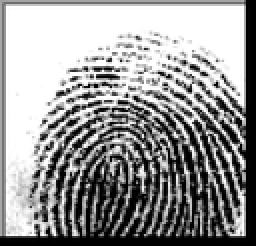
#> input picture data_selected/109__F_Right_index_finger.tiff, 128 x 123 px, shrunk from 388 x 374 before the run (shown 2 times larger); its folder holds 4 pictures in this run
$ python save_metadata.py
#> lines starting #> are read from the running program, lines starting #| are printed output that depends on the picture
### utils/fingerprint_pipeline.py
import cv2 as cv
from glob import glob
import os
import json
import numpy as np
from utils.poincare import calculate_singularities
from utils.segmentation import create_segmented_and_variance_images
from utils.normalization import normalize
from utils.gabor_filter import gabor_filter
from utils.frequency import ridge_freq
from utils import orientation
from utils.crossing_number import calculate_minutiaes
# from tqdm import tqdm
from utils.skeletonize import skeletonize
from utils.matching_fingerprint import load_minutiae_from_json, fingerprint_matching_ransac


def fingerprint_pipline(input_img):
    block_size = 16

    # pipe line picture re https://www.cse.iitk.ac.in/users/biometrics/pages/111.JPG
    # normalization -> orientation -> frequency -> mask -> filtering

    # normalization - removes the effects of sensor noise and finger pressure differences.
    normalized_img = normalize(input_img.copy(), float(100), float(100))

    # color threshold
    # threshold_img = normalized_img
    # _, threshold_im = cv.threshold(normalized_img,127,255,cv.THRESH_OTSU)
    # cv.imshow('color_threshold', normalized_img); cv.waitKeyEx()

    # ROI and normalisation
    (segmented_img, normim, mask) = create_segmented_and_variance_images(normalized_img, block_size, 0.2)

    # orientations
    angles = orientation.calculate_angles(normalized_img, W=block_size, smoth=False)
    orientation_img = orientation.visualize_angles(segmented_img, mask, angles, W=block_size)

    # find the overall frequency of ridges in Wavelet Domain
    freq = ridge_freq(normim, mask, angles, block_size, kernel_size=5, minWaveLength=5, maxWaveLength=15)

    # create gabor filter and do the actual filtering
    gabor_img = gabor_filter(normim, angles, freq)

    # thinning oor skeletonize
    thin_image = skeletonize(gabor_img)

    # minutias
    minutias, minutiae_list  = calculate_minutiaes(thin_image)

    # [11 lines of commented-out code are left out]
    minutiae_dict = [{"x": m[0], "y": m[1], "type": m[2]} for m in minutiae_list]
    return minutiae_dict


# [28 lines that do not run on import are left out]


    # [22 lines of commented-out code are left out]

### utils/normalization.py
"""
Normalization is used to standardize the intensity values in an image by adjusting the range of
gray level values so that they extend in a desired range of values and improve the contrast of the
image. The main goal of normalization is to reduce the variance of the gray level value along the
ridges to facilitate subsequent processing steps
"""
from math import sqrt
import numpy as np


def normalize_pixel(x, v0, v, m, m0):
    """
    From Handbook of Fingerprint Recognition pg 133
    Normalize job used by Hong, Wan and Jain(1998)
    similar to https://pdfs.semanticscholar.org/6e86/1d0b58bdf7e2e2bb0ecbf274cee6974fe13f.pdf equation 21
    :param x: pixel value
    :param v0: desired variance
    :param v: global image variance
    :param m: global image mean
    :param m0: desired mean
    :return: normilized pixel
    """
    dev_coeff = sqrt((v0 * ((x - m)**2)) / v)
    return m0 + dev_coeff if x > m else m0 - dev_coeff

def normalize(im, m0, v0):
    m = np.mean(im)
    v = np.std(im) ** 2
    (y, x) = im.shape
    normilize_image = im.copy()
    for i in range(x):
        for j in range(y):
            normilize_image[j, i] = normalize_pixel(im[j, i], v0, v, m, m0)

    return normilize_image

### utils/segmentation.py
"""
In order to eliminate the edges of the image and areas that are too noisy, segmentation is
necessary. It is based on the calculation of the variance of gray levels. For this purpose, the image
is divided into sub-blocks of (W × W) size’s and for each block the variance.
Then, the root of the variance of each block is compared with a threshold T, if the value obtained
is lower than the threshold, then the corresponding block is considered as the background of the
image and will be excluded by the subsequent processing.

The selected threshold value is T = 0.2 and the selected block size is W = 16

This step makes it possible to reduce the size of the useful part of the image and subsequently to
optimize the extraction phase of the biometric data.
"""
import numpy as np
import cv2 as cv


def normalise(img):
    return (img - np.mean(img))/(np.std(img))


def create_segmented_and_variance_images(im, w, threshold=.2):
    """
    Returns mask identifying the ROI. Calculates the standard deviation in each image block and threshold the ROI
    It also normalises the intesity values of
    the image so that the ridge regions have zero mean, unit standard
    deviation.
    :param im: Image
    :param w: size of the block
    :param threshold: std threshold
    :return: segmented_image
    """
    (y, x) = im.shape
    threshold = np.std(im)*threshold

    image_variance = np.zeros(im.shape)
    segmented_image = im.copy()
    mask = np.ones_like(im)

    for i in range(0, x, w):
        for j in range(0, y, w):
            box = [i, j, min(i + w, x), min(j + w, y)]
            block_stddev = np.std(im[box[1]:box[3], box[0]:box[2]])
            image_variance[box[1]:box[3], box[0]:box[2]] = block_stddev

    # apply threshold
    mask[image_variance < threshold] = 0

    # smooth mask with a open/close morphological filter
    kernel = cv.getStructuringElement(cv.MORPH_ELLIPSE,(w*2, w*2))
    mask = cv.morphologyEx(mask, cv.MORPH_OPEN, kernel)
    mask = cv.morphologyEx(mask, cv.MORPH_CLOSE, kernel)

    # normalize segmented image
    segmented_image *= mask
    im = normalise(im)
    mean_val = np.mean(im[mask==0])
    std_val = np.std(im[mask==0])
    norm_img = (im - mean_val)/(std_val)

    return segmented_image, norm_img, mask

### utils/orientation.py
import math
import numpy as np
import cv2 as cv


def calculate_angles(im, W, smoth=False):
    """
    anisotropy orientation estimate, based on equations 5 from:
    https://pdfs.semanticscholar.org/6e86/1d0b58bdf7e2e2bb0ecbf274cee6974fe13f.pdf
    :param im:
    :param W: int width of the ridge
    :return: array
    """
    j1 = lambda x, y: 2 * x * y
    j2 = lambda x, y: x ** 2 - y ** 2
    j3 = lambda x, y: x ** 2 + y ** 2

    (y, x) = im.shape

    sobelOperator = [[-1, 0, 1], [-2, 0, 2], [-1, 0, 1]]
    ySobel = np.array(sobelOperator).astype(int)
    xSobel = np.transpose(ySobel).astype(int)

    result = [[] for i in range(1, y, W)]

    Gx_ = cv.filter2D(im/125,-1, ySobel)*125
    Gy_ = cv.filter2D(im/125,-1, xSobel)*125

    for j in range(1, y, W):
        for i in range(1, x, W):
            nominator = 0
            denominator = 0
            for l in range(j, min(j + W, y - 1)):
                for k in range(i, min(i + W , x - 1)):
                    Gx = round(Gx_[l, k])  # horizontal gradients at l, k
                    Gy = round(Gy_[l, k])  # vertial gradients at l, k
                    nominator += j1(Gx, Gy)
                    denominator += j2(Gx, Gy)

            # nominator = round(np.sum(Gy_[j:min(j + W, y - 1), i:min(i + W , x - 1)]))
            # denominator = round(np.sum(Gx_[j:min(j + W, y - 1), i:min(i + W , x - 1)]))
            if nominator or denominator:
                angle = (math.pi + math.atan2(nominator, denominator)) / 2
                orientation = np.pi/2 + math.atan2(nominator,denominator)/2
                result[int((j-1) // W)].append(angle)
            else:
                result[int((j-1) // W)].append(0)

            # segment image
            # focus_img = im[j:min(j + W, y - 1), i:min(i + W , x - 1)]
            # segmentator = -1 if segmentator/W*W < np.max(focus_img)*

    result = np.array(result)

    if smoth:
        result = smooth_angles(result)

    return result


def gauss(x, y):
    ssigma = 1.0
    return (1 / (2 * math.pi * ssigma)) * math.exp(-(x * x + y * y) / (2 * ssigma))


# [30 lines left out: functions kernel_from_function, smooth_angles, not called in this run]


def get_line_ends(i, j, W, tang):
    if -1 <= tang and tang <= 1:
        begin = (i, int((-W/2) * tang + j + W/2))
        end = (i + W, int((W/2) * tang + j + W/2))
    else:
        begin = (int(i + W/2 + W/(2 * tang)), j + W//2)
        end = (int(i + W/2 - W/(2 * tang)), j - W//2)
    return (begin, end)


def visualize_angles(im, mask, angles, W):
    (y, x) = im.shape
    result = cv.cvtColor(np.zeros(im.shape, np.uint8), cv.COLOR_GRAY2RGB)
    mask_threshold = (W-1)**2
    for i in range(1, x, W):
        for j in range(1, y, W):
            radian = np.sum(mask[j - 1:j + W, i-1:i+W])
            if radian > mask_threshold:
                tang = math.tan(angles[(j - 1) // W][(i - 1) // W])
                (begin, end) = get_line_ends(i, j, W, tang)
                cv.line(result, begin, end, color=150)

    cv.resize(result, im.shape, result)
    return result

### utils/gabor_filter.py
"""
The principle of gabor filtering is to modify the value of the pixels of an image, generally in order to
improve its appearance. In practice, it is a matter of creating a new image using the pixel values
of the original image, in order to select in the Fourier domain the set of frequencies that make up
the region to be detected. The filter used is the Gabor filter with even symmetry and oriented at 0 degrees.

The resulting image will be the spatial convolution of the original (normalized) image and one of
the base filters in the direction and local frequency from the two directional and frequency maps
https://airccj.org/CSCP/vol7/csit76809.pdf pg.91
"""

import numpy as np
import scipy
def gabor_filter(im, orient, freq, kx=0.65, ky=0.65):
    """
    Gabor filter is a linear filter used for edge detection. Gabor filter can be viewed as a sinusoidal plane of
    particular frequency and orientation, modulated by a Gaussian envelope.
    :param im:
    :param orient:
    :param freq:
    :param kx:
    :param ky:
    :return:
    """
    angleInc = 3
    im = np.double(im)
    rows, cols = im.shape
    return_img = np.zeros((rows,cols))

    # Round the array of frequencies to the nearest 0.01 to reduce the
    # number of distinct frequencies we have to deal with.
    freq_1d = freq.flatten()
    frequency_ind = np.array(np.where(freq_1d>0))
    non_zero_elems_in_freq = freq_1d[frequency_ind]
    non_zero_elems_in_freq = np.double(np.round((non_zero_elems_in_freq*100)))/100
    unfreq = np.unique(non_zero_elems_in_freq)

    # Generate filters corresponding to these distinct frequencies and
    # orientations in 'angleInc' increments.
    sigma_x = 1/unfreq*kx
    sigma_y = 1/unfreq*ky
    block_size = np.round(3*np.max([sigma_x,sigma_y])).astype(int)
    array = np.linspace(-block_size,block_size,(2*block_size + 1))
    x, y = np.meshgrid(array, array)

    # gabor filter equation
    reffilter = np.exp(-(((np.power(x,2))/(sigma_x*sigma_x) + (np.power(y,2))/(sigma_y*sigma_y)))) * np.cos(2*np.pi*unfreq[0]*x)
    filt_rows, filt_cols = reffilter.shape
    gabor_filter = np.array(np.zeros((180//angleInc, filt_rows, filt_cols)))

    # Generate rotated versions of the filter.
    for degree in range(0,180//angleInc):
        rot_filt = scipy.ndimage.rotate(reffilter,-(degree*angleInc + 90),reshape = False)
        gabor_filter[degree] = rot_filt

    # Convert orientation matrix values from radians to an index value that corresponds to round(degrees/angleInc)
    maxorientindex = np.round(180/angleInc)
    orientindex = np.round(orient/np.pi*180/angleInc)
    for i in range(0,rows//16):
        for j in range(0,cols//16):
            if(orientindex[i][j] < 1):
                orientindex[i][j] = orientindex[i][j] + maxorientindex
            if(orientindex[i][j] > maxorientindex):
                orientindex[i][j] = orientindex[i][j] - maxorientindex

    # Find indices of matrix points greater than maxsze from the image boundary
    block_size = int(block_size)
    valid_row, valid_col = np.where(freq>0)
    finalind = \
        np.where((valid_row>block_size) & (valid_row<rows - block_size) & (valid_col>block_size) & (valid_col<cols - block_size))

    for k in range(0, np.shape(finalind)[1]):
        r = valid_row[finalind[0][k]]; c = valid_col[finalind[0][k]]
        img_block = im[r-block_size:r+block_size + 1][:,c-block_size:c+block_size + 1]
        return_img[r][c] = np.sum(img_block * gabor_filter[int(orientindex[r//16][c//16]) - 1])

    gabor_img = 255 - np.array((return_img < 0)*255).astype(np.uint8)

    return gabor_img

### utils/frequency.py
import numpy as np
import math
import scipy.ndimage


def frequest(im, orientim, kernel_size, minWaveLength, maxWaveLength):
    """
    Based on https://pdfs.semanticscholar.org/ca0d/a7c552877e30e1c5d87dfcfb8b5972b0acd9.pdf pg.14
    Function to estimate the fingerprint ridge frequency within a small block
    of a fingerprint image.
    An image block the same size as im with all values set to the estimated ridge spatial frequency.  If a
    ridge frequency cannot be found, or cannot be found within the limits set by min and max Wavlength freqim is set to zeros.
    """
    rows, cols = np.shape(im)

    # Find mean orientation within the block. This is done by averaging the
    # sines and cosines of the doubled angles before reconstructing the angle again.
    cosorient = np.cos(2*orientim) # np.mean(np.cos(2*orientim))
    sinorient = np.sin(2*orientim) # np.mean(np.sin(2*orientim))
    block_orient = math.atan2(sinorient,cosorient)/2

    # Rotate the image block so that the ridges are vertical
    rotim = scipy.ndimage.rotate(im,block_orient/np.pi*180 + 90,axes=(1,0),reshape = False,order = 3,mode = 'nearest')

    # Now crop the image so that the rotated image does not contain any invalid regions.
    cropsze = int(np.fix(rows/np.sqrt(2)))
    offset = int(np.fix((rows-cropsze)/2))
    rotim = rotim[offset:offset+cropsze][:,offset:offset+cropsze]

    # Sum down the columns to get a projection of the grey values down the ridges.
    ridge_sum = np.sum(rotim, axis = 0)
    dilation = scipy.ndimage.grey_dilation(ridge_sum, kernel_size, structure=np.ones(kernel_size))
    ridge_noise = np.abs(dilation - ridge_sum); peak_thresh = 2;
    maxpts = (ridge_noise < peak_thresh) & (ridge_sum > np.mean(ridge_sum))
    maxind = np.where(maxpts)
    _, no_of_peaks = np.shape(maxind)

    # Determine the spatial frequency of the ridges by dividing the
    # distance between the 1st and last peaks by the (No of peaks-1). If no
    # peaks are detected, or the wavelength is outside the allowed bounds, the frequency image is set to 0
    if(no_of_peaks<2):
        freq_block = np.zeros(im.shape)
    else:
        waveLength = (maxind[0][-1] - maxind[0][0])/(no_of_peaks - 1)
        if waveLength>=minWaveLength and waveLength<=maxWaveLength:
            freq_block = 1/np.double(waveLength) * np.ones(im.shape)
        else:
            freq_block = np.zeros(im.shape)
    return(freq_block)


def ridge_freq(im, mask, orient, block_size, kernel_size, minWaveLength, maxWaveLength):
    # Function to estimate the fingerprint ridge frequency across a
    # fingerprint image.
    rows,cols = im.shape
    freq = np.zeros((rows,cols))

    for row in range(0, rows - block_size, block_size):
        for col in range(0, cols - block_size, block_size):
            image_block = im[row:row + block_size][:, col:col + block_size]
            angle_block = orient[row // block_size][col // block_size]
            if angle_block:
                freq[row:row + block_size][:, col:col + block_size] = frequest(image_block, angle_block, kernel_size,
                                                                               minWaveLength, maxWaveLength)

    freq = freq*mask
    freq_1d = np.reshape(freq,(1,rows*cols))
    ind = np.where(freq_1d>0)
    ind = np.array(ind)
    ind = ind[1,:]
    non_zero_elems_in_freq = freq_1d[0][ind]
    medianfreq = np.median(non_zero_elems_in_freq) * mask

    return medianfreq

### save_metadata.py
from utils.fingerprint_pipeline import fingerprint_pipline
from glob import glob
import numpy as np
import cv2 as cv
from tqdm import tqdm
import json


def open_images(directory):
#> called with directory = './data_selected/*'
    images_paths = glob(directory)
    return np.array([cv.imread(img_path,0) for img_path in images_paths])
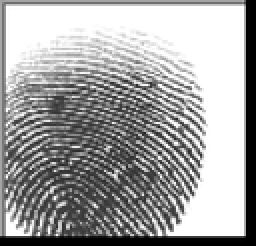
#> input picture data_selected/114__F_Left_ring_finger.tiff, 128 x 123 px, shrunk from 388 x 374 before the run (shown 2 times larger)
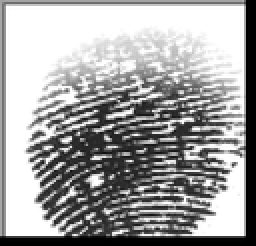
#> input picture data_selected/118__F_Left_thumb_finger.tiff, 128 x 123 px, shrunk from 388 x 374 before the run (shown 2 times larger)
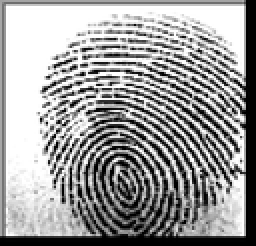
#> input picture data_selected/123__M_Right_middle_finger.tiff, 128 x 123 px, shrunk from 388 x 374 before the run (shown 2 times larger)

if __name__ == '__main__':
    img_dir = './data_selected/*'
    output_dir = './output/'
    images = open_images(img_dir)
    # [6 lines of commented-out code are left out]
    minutiae_database = {}

    for i, img in enumerate(tqdm(images)):
        fingerprint_id = f"pic_{i+1}"
#> (the run stopped early here; a loop or call above may not have finished)
